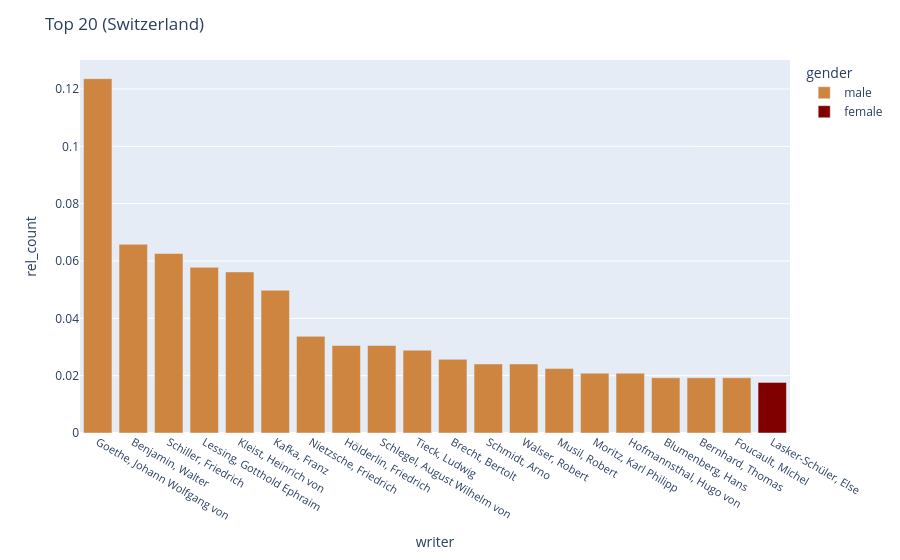

Write notebook code for a chart like this one.
### Code cell
writers_short = writers.sort_values("rel_S", ascending=False).reset_index()[0:20]
fig = px.bar(writers_short, x="Name_identifiziert", y="rel_S", color="gender",\
             color_discrete_map={"male":"peru", "female":"maroon"})


fig.update_layout(xaxis={'categoryorder':'total descending', \
                  "tickfont" : dict(size=11)},
                 yaxis_title="rel_count",\
                 xaxis_title="writer",\
                 title="Top 20 (Switzerland)")

fig.write_image("figures/writers_statistics3.png", scale=2, height=400, width=900)
fig.show()

### Figure 1 — Plotly figure (JSON) as saved in the notebook; plotly's stock layout.template omitted (floating-point values rounded to 4 significant figures)
{"data": [{"alignmentgroup": "True", "hovertemplate": "gender=male<br>Name_identifiziert=%{x}<br>rel_S=%{y}<extra></extra>", "legendgroup": "male", "marker": {"color": "peru", "pattern": {"shape": ""}}, "name": "male", "offsetgroup": "male", "orientation": "v", "showlegend": true, "textposition": "auto", "type": "bar", "x": ["Goethe, Johann Wolfgang von", "Benjamin, Walter", "Schiller, Friedrich", "Lessing, Gotthold Ephraim", "Kleist, Heinrich von", "Kafka, Franz", "Nietzsche, Friedrich", "Hölderlin, Friedrich", "Schlegel, August Wilhelm von", "Tieck, Ludwig", "Brecht, Bertolt", "Schmidt, Arno", "Walser, Robert", "Musil, Robert", "Moritz, Karl Philipp", "Hofmannsthal, Hugo von", "Blumenberg, Hans", "Bernhard, Thomas", "Foucault, Michel"], "xaxis": "x", "y": [0.1236, 0.06581, 0.0626, 0.05778, 0.05618, 0.04976, 0.03371, 0.0305, 0.0305, 0.02889, 0.02568, 0.02408, 0.02408, 0.02247, 0.02087, 0.02087, 0.01926, 0.01926, 0.01926], "yaxis": "y"}, {"alignmentgroup": "True", "hovertemplate": "gender=female<br>Name_identifiziert=%{x}<br>rel_S=%{y}<extra></extra>", "legendgroup": "female", "marker": {"color": "maroon", "pattern": {"shape": ""}}, "name": "female", "offsetgroup": "female", "orientation": "v", "showlegend": true, "textposition": "auto", "type": "bar", "x": ["Lasker-Schüler, Else"], "xaxis": "x", "y": [0.01766], "yaxis": "y"}], "layout": {"autosize": true, "barmode": "relative", "legend": {"title": {"text": "gender"}, "tracegroupgap": 0}, "margin": {"t": 60}, "title": {"text": "Top 20 (Switzerland)"}, "xaxis": {"anchor": "y", "autorange": true, "categoryorder": "total descending", "domain": [0, 1], "range": [-0.5, 19.5], "tickfont": {"size": 11}, "title": {"text": "writer"}, "type": "category"}, "yaxis": {"anchor": "x", "autorange": true, "domain": [0, 1], "range": [0, 0.1301], "title": {"text": "rel_count"}, "type": "linear"}}}
